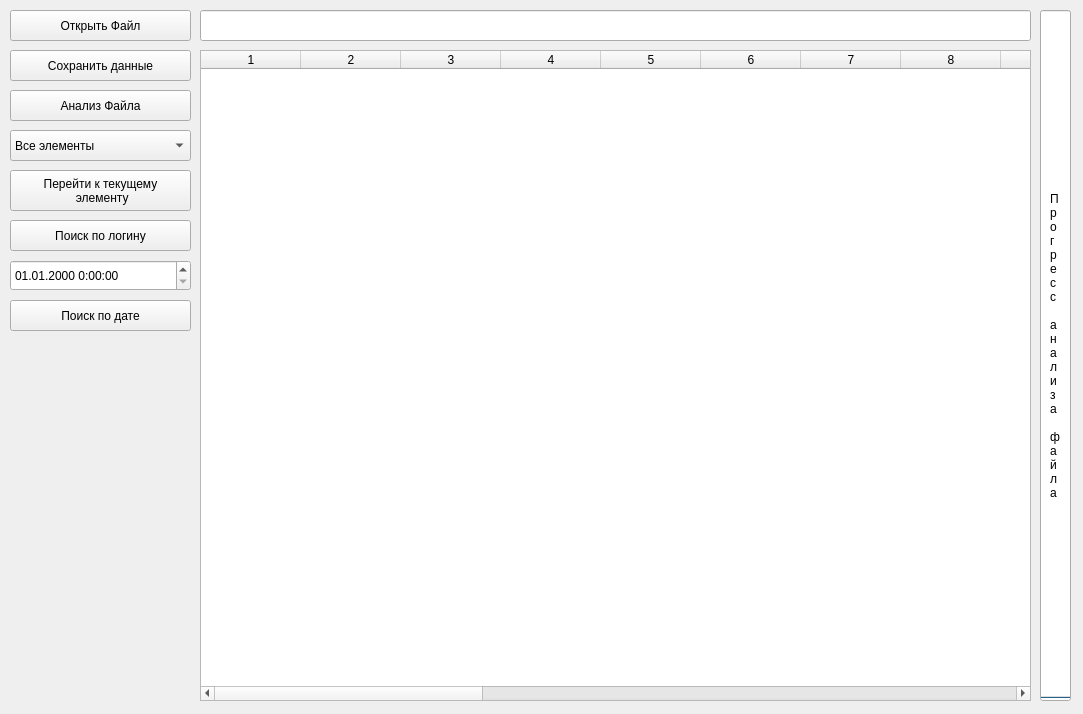
<?xml version="1.0" encoding="UTF-8"?>
<ui version="4.0">
 <class>MainWindow</class>
 <widget class="QMainWindow" name="MainWindow">
  <property name="geometry">
   <rect>
    <x>0</x>
    <y>0</y>
    <width>1083</width>
    <height>714</height>
   </rect>
  </property>
  <property name="windowTitle">
   <string>MainWindow</string>
  </property>
  <widget class="QWidget" name="centralwidget">
   <widget class="QPushButton" name="OpenFile">
    <property name="geometry">
     <rect>
      <x>10</x>
      <y>10</y>
      <width>181</width>
      <height>31</height>
     </rect>
    </property>
    <property name="text">
     <string>Открыть Файл</string>
    </property>
   </widget>
   <widget class="QPushButton" name="AnalizFile">
    <property name="geometry">
     <rect>
      <x>10</x>
      <y>90</y>
      <width>181</width>
      <height>31</height>
     </rect>
    </property>
    <property name="text">
     <string>Анализ Файла</string>
    </property>
   </widget>
   <widget class="QProgressBar" name="progressBar">
    <property name="geometry">
     <rect>
      <x>1040</x>
      <y>10</y>
      <width>31</width>
      <height>691</height>
     </rect>
    </property>
    <property name="value">
     <number>0</number>
    </property>
    <property name="textVisible">
     <bool>true</bool>
    </property>
    <property name="orientation">
     <enum>Qt::Vertical</enum>
    </property>
    <property name="invertedAppearance">
     <bool>false</bool>
    </property>
   </widget>
   <widget class="QLabel" name="label">
    <property name="geometry">
     <rect>
      <x>1050</x>
      <y>20</y>
      <width>16</width>
      <height>651</height>
     </rect>
    </property>
    <property name="text">
     <string>П
р
о
г
р
е
с
с
 
а
н
а
л
и
з
а
 
ф
а
й
л
а</string>
    </property>
    <property name="indent">
     <number>-2</number>
    </property>
   </widget>
   <widget class="QLineEdit" name="PathFile">
    <property name="geometry">
     <rect>
      <x>200</x>
      <y>10</y>
      <width>831</width>
      <height>31</height>
     </rect>
    </property>
   </widget>
   <widget class="QTableWidget" name="tableWidget">
    <property name="geometry">
     <rect>
      <x>200</x>
      <y>50</y>
      <width>831</width>
      <height>651</height>
     </rect>
    </property>
    <property name="columnCount">
     <number>24</number>
    </property>
    <column/>
    <column/>
    <column/>
    <column/>
    <column/>
    <column/>
    <column/>
    <column/>
    <column/>
    <column/>
    <column/>
    <column/>
    <column/>
    <column/>
    <column/>
    <column/>
    <column/>
    <column/>
    <column/>
    <column/>
    <column/>
    <column/>
    <column/>
    <column/>
   </widget>
   <widget class="QPushButton" name="serchLogin">
    <property name="geometry">
     <rect>
      <x>10</x>
      <y>220</y>
      <width>181</width>
      <height>31</height>
     </rect>
    </property>
    <property name="text">
     <string>Поиск по логину</string>
    </property>
   </widget>
   <widget class="QPushButton" name="serchData">
    <property name="geometry">
     <rect>
      <x>10</x>
      <y>300</y>
      <width>181</width>
      <height>31</height>
     </rect>
    </property>
    <property name="text">
     <string>Поиск по дате</string>
    </property>
   </widget>
   <widget class="QComboBox" name="comboBox">
    <property name="geometry">
     <rect>
      <x>10</x>
      <y>130</y>
      <width>181</width>
      <height>31</height>
     </rect>
    </property>
    <item>
     <property name="text">
      <string>Все элементы</string>
     </property>
    </item>
   </widget>
   <widget class="QPushButton" name="saveData">
    <property name="geometry">
     <rect>
      <x>10</x>
      <y>50</y>
      <width>181</width>
      <height>31</height>
     </rect>
    </property>
    <property name="text">
     <string>Сохранить данные</string>
    </property>
   </widget>
   <widget class="QDateTimeEdit" name="dateTimeEdit">
    <property name="geometry">
     <rect>
      <x>10</x>
      <y>260</y>
      <width>181</width>
      <height>31</height>
     </rect>
    </property>
    <property name="currentSection">
     <enum>QDateTimeEdit::DaySection</enum>
    </property>
    <property name="displayFormat">
     <string>dd.MM.yyyy H:mm:ss</string>
    </property>
   </widget>
   <widget class="QPushButton" name="AnalizFile_2">
    <property name="geometry">
     <rect>
      <x>10</x>
      <y>170</y>
      <width>181</width>
      <height>41</height>
     </rect>
    </property>
    <property name="text">
     <string>Перейти к текущему
 элементу</string>
    </property>
   </widget>
   <zorder>OpenFile</zorder>
   <zorder>AnalizFile</zorder>
   <zorder>progressBar</zorder>
   <zorder>PathFile</zorder>
   <zorder>tableWidget</zorder>
   <zorder>serchLogin</zorder>
   <zorder>serchData</zorder>
   <zorder>comboBox</zorder>
   <zorder>saveData</zorder>
   <zorder>label</zorder>
   <zorder>dateTimeEdit</zorder>
   <zorder>AnalizFile_2</zorder>
  </widget>
 </widget>
 <resources/>
 <connections/>
</ui>
